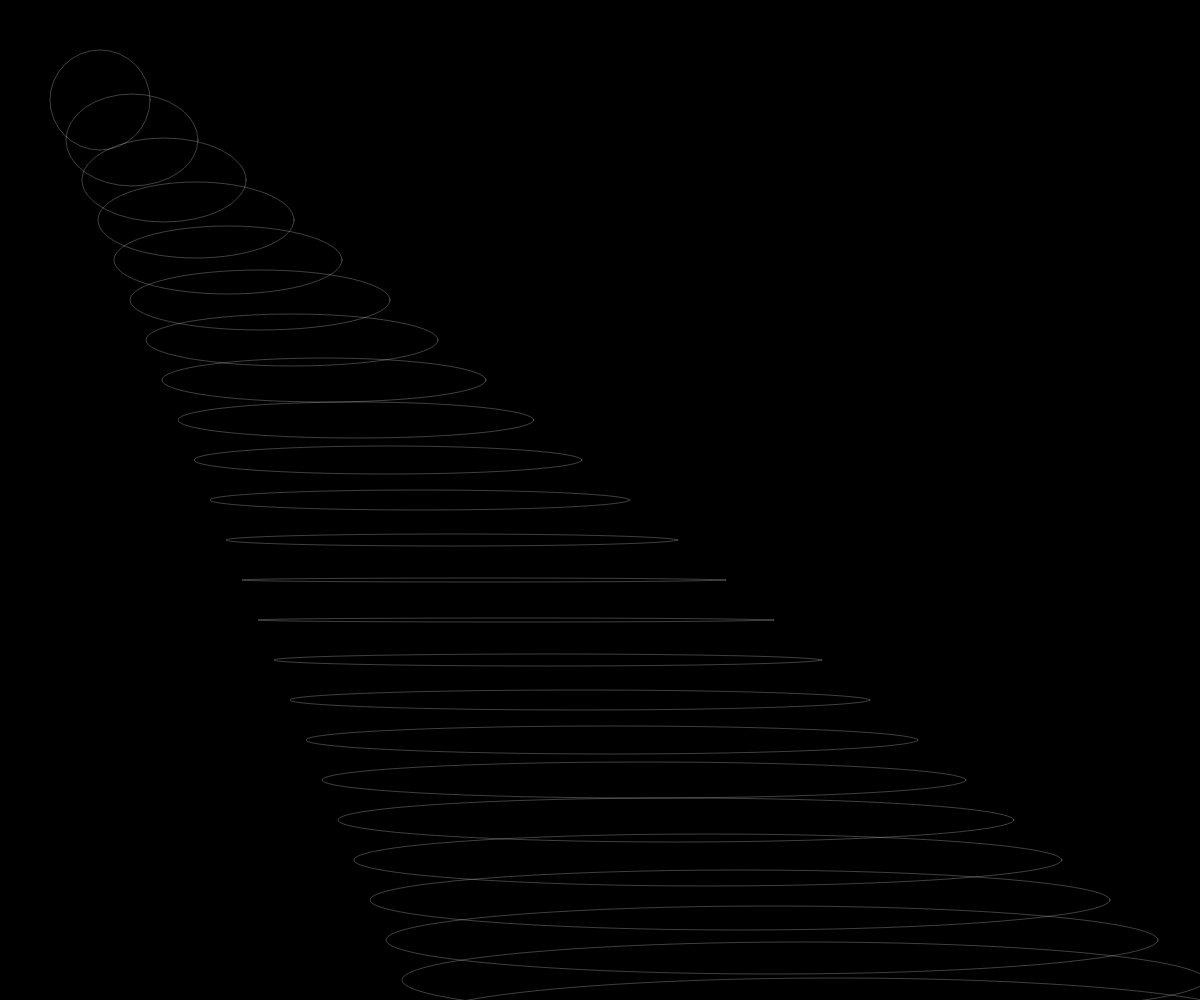
Frame 1 (no input)
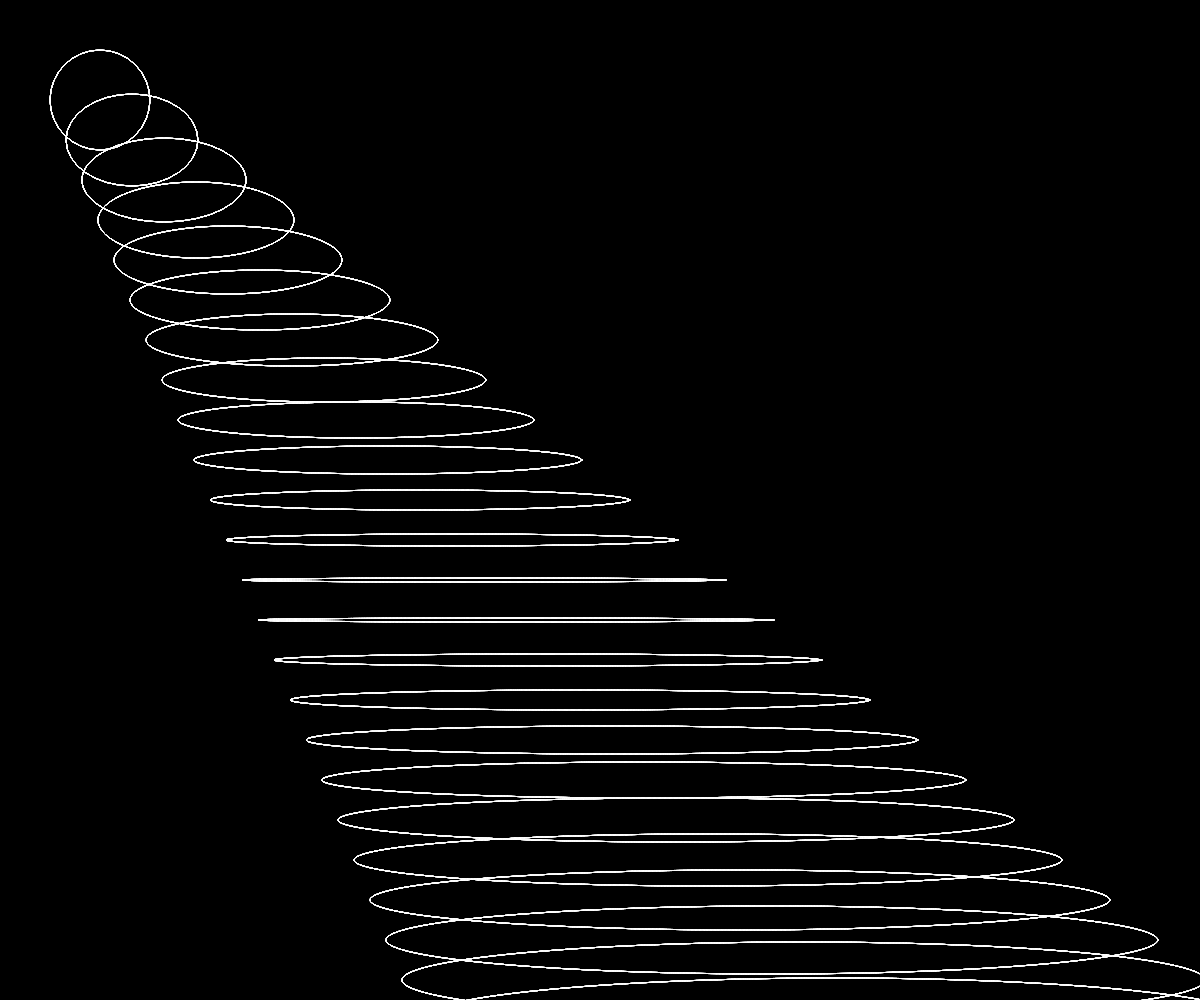
Frame 60 (no input)
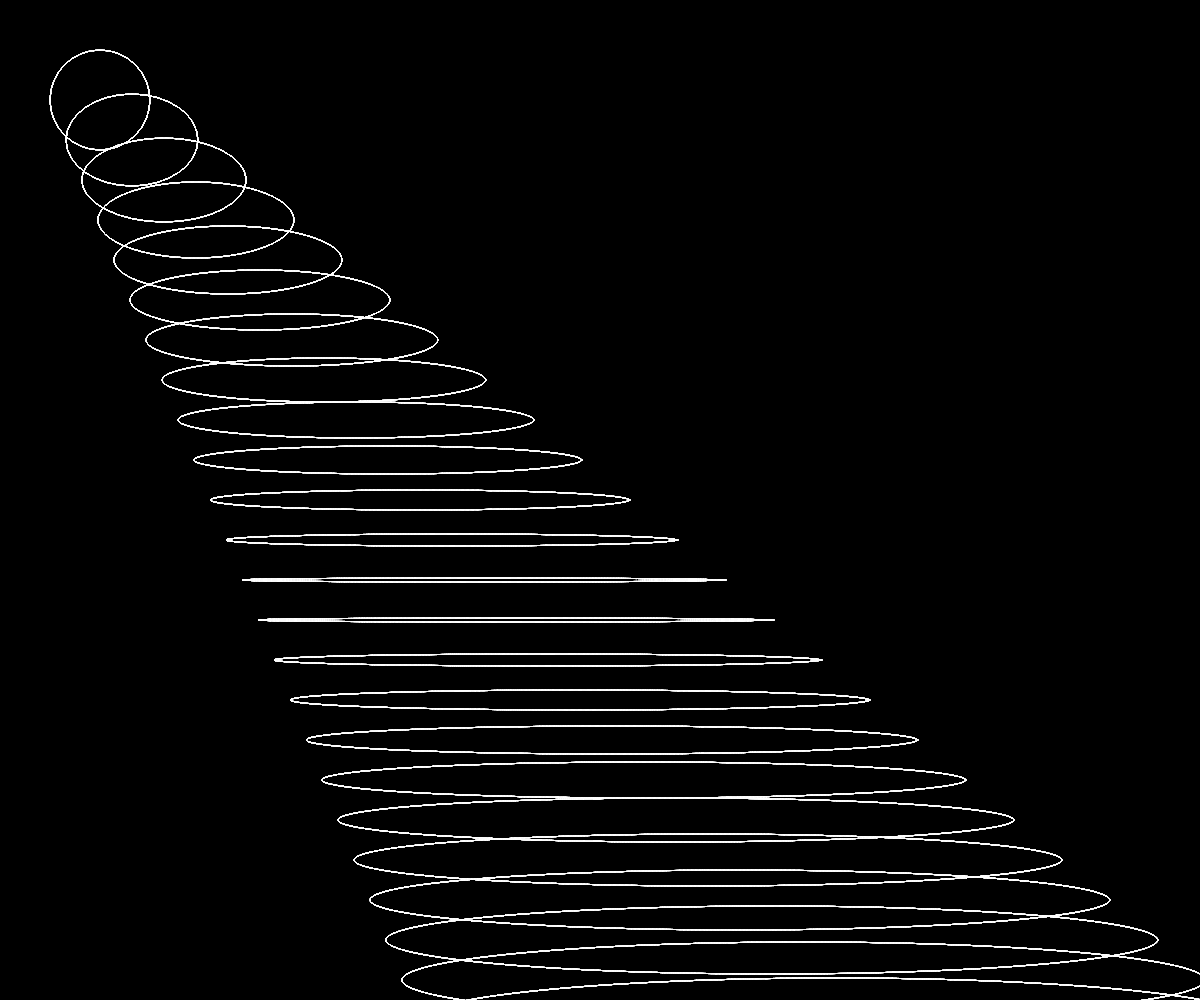
Frame 120 (the mouse pressed at the canvas centre since frame 60)

The p5.js sketch that drew these frames (run headless with seeded random() and noise() and a simulated clock; from frame 60 on, the mouse is pressed at the canvas centre):

// p5.js sketch
// ── sketch.js
function setup() {
    createCanvas(windowWidth, windowHeight);
    background(0);
    colorMode(HSB);
    smooth();
}

function draw(){
    noFill();
    strokeWeight(.25);
    stroke(255, 100);

    for (i = 0;i < 200; i+=8) {
      ellipse(100 + i*4, 100 + i*5, 100+i*4, 100-i);
      // ellipse(width/2 + i, height/2-i, 100+i*5, 100-i*5);
    }
}
